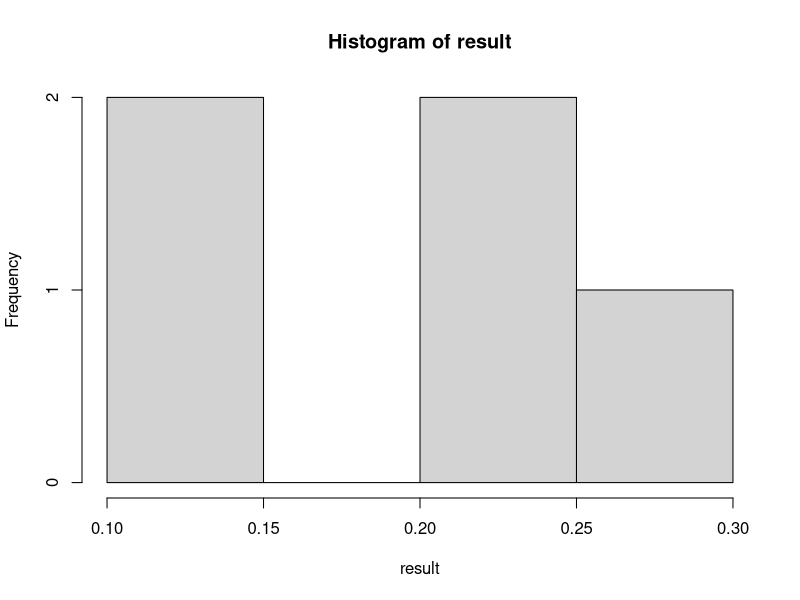
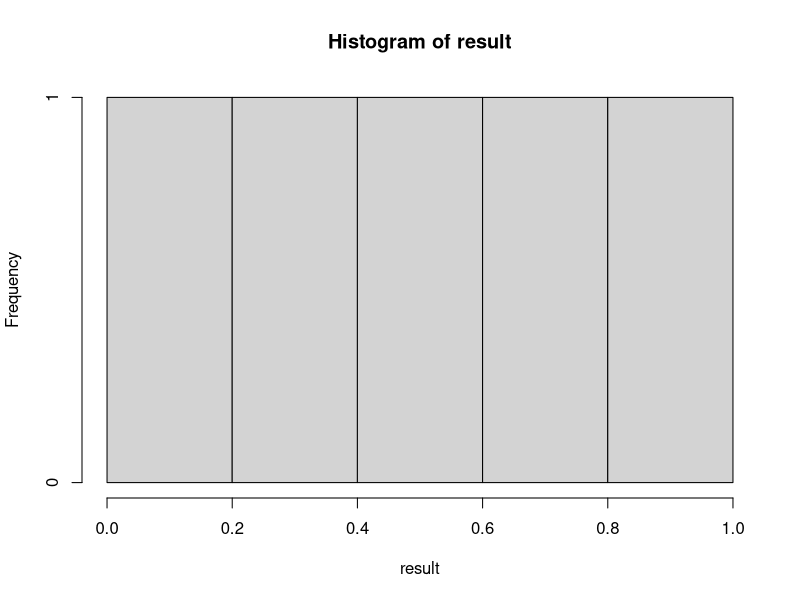

The R script that drew these images, in order:
values <- c(1,2,3,4,5)
result = dnorm(values, mean = 3, sd = 1.58)
hist(result)
result = pnorm(values, mean = 3, sd = 1.58)
hist(result)